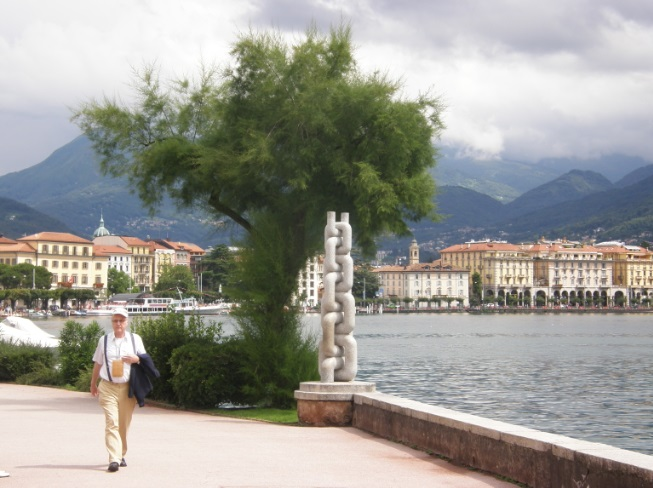
#> input picture chain_small.jpg, 653 x 488 px, found by its file name
$ jupyter execute --allow-errors 'HSE lab (SVD).ipynb'   (shell and % lines are left out)
#> lines starting #> are read from the running program, lines starting #| are printed output that depends on the picture
# Лабораторная работа 3

## Сингулярное разложение и его приложения

Напомним, что сингулярным разложением (SVD, Singular value decomposition) матрицы $A$ размера $m\times n$ называется представление

$$A = U\Sigma V^T,$$

где $U$ — ортогональная матрица размера $m\times m$, $V$ — ортогональная матрица размера $n\times n$, $\Sigma = \mathrm{diag}(\sigma_1,\sigma_2,\sigma_3,\ldots)$ — диагональная матрица размера $m\times n$, в которой $\sigma_1\geqslant\sigma_2\geqslant\ldots\geqslant0$.

На самом деле, требование, чтобы матрицы $U$ и $V$ были квадратными, избыточно. *Усечённым сингулярным разложением* мы будем называть разложение

$$A = U\Sigma V^T,$$

где $U$ — ортогональная матрица размера $m\times k$, $V^T$ — ортогональная матрица размера $k\times n$, $\Sigma$ — диагональная матрица размера $k\times k$, причём $k = \min(m,n)$. Далее мы будем работать исключительно с усечённым разложением.

### Сжатие данных с помощью SVD = построение низкорангового приближения

Введём *норму Фробениуса* матрицы как

$$||A||_{frob} = \sqrt{\mathrm{tr}{A^TA}} = \sqrt{\sum\limits_{i,j}a^2_{i,j}}$$

Иными словами, это обычное евклидово расстояние на пространстве, которое получается, если все матрицы вытянуть в длинные векторы.

Зададимся вопросом: как найти матрицу $A_{r}$ ранга $r$, наименее отличающуюся от $A$ по норме Фробениуса (то есть для которой норма разности $||A - A_{r}||_{frob}$ минимальна). Оказывается, это можно сделать с помощью сингулярного разложения:

**Теорема.** Пусть $\Sigma_{r}$ — это матрица, полученная из $\Sigma$ заменой диагональных элементов $\sigma_{i}$ ($i > r$) нулями, тогда $A_{r} = U\Sigma_{r}V^T$.

Это можно переписать и в более экономичном виде. Если

$$A = \underbrace{
\begin{pmatrix}
u_{11} & \ldots & u_{1k}\\
\vdots & & \vdots\\
u_{m1} & \ldots & u_{mk}
\end{pmatrix}}_{=U}\cdot\underbrace{{
\begin{pmatrix}
\sigma_{1} & &\\
 & \sigma_{2} & \\
 & & \ddots
\end{pmatrix}}
}_{=\Sigma}\cdot \underbrace{
\begin{pmatrix}
v_{11} & \ldots & v_{n1}\\
\vdots & & \vdots\\
v_{1k} & \ldots & v_{nk}
\end{pmatrix}}_{=V^T}$$

то

$$A_{r} = \underbrace{
\begin{pmatrix}
u_{11} & \ldots & u_{1r}\\
\vdots & & \vdots\\
u_{m1} & \ldots & u_{mr}
\end{pmatrix}}_{=U_r}\cdot\underbrace{{
\begin{pmatrix}
\sigma_{1} & &\\
 & \ddots & \\
 & & \sigma_{r}
\end{pmatrix}}
}_{=\Sigma_r}\cdot \underbrace{
\begin{pmatrix}
v_{11} & \ldots & v_{n1}\\
\vdots & & \vdots\\
v_{1r} & \ldots & v_{nr}
\end{pmatrix}}_{=V^T_r}$$

При этом

$$||A - A_{r}||_{frob} = \sqrt{\sum\limits_{i\geqslant r+1} \sigma_{i}^2}$$

Если сингулярные значения матрицы падают достаточно быстро (а в реальных задачах часто бывает именно так), то норма разности будет малой при сравнительно небольшом значении $r$.

На хранение исходной матрицы нам требовалось $m\times n$ памяти. Теперь же, если мы будем хранить отдельно $U_r$, $V_r$ и диагональные элементы $\Sigma_r$, затраты памяти составят $mr + nr + r = r(m + n + 1)$.

**Разложение на компоненты ранга 1**

Обозначим через $u_1,\ldots, u_k$ столбцы матрицы $U$, а через $v_1, \ldots, v_k$ столбцы матрицы $V$. Тогда имеет место равенство

$$A = u_1\sigma_{1}v_1^T + u_2\sigma_{2}v_2^T + u_3\sigma_{3}v_3^T + \ldots$$

Матрицу $u_k\sigma_{k}v_k^T = \sigma_{k}u_kv_k^T$ мы будем называть $k$-й компонентой ранга 1 матрицы $A$. Отметим, что слагаемые в этой сумме ортогональны относительно скалярного произведения $(X, Y) = \mathrm{tr}(X^TY)$ (порождающего норму Фробениуса).

Как нетрудно заметить,

$$A_{r} = \sigma_{1}u_1v_1^T + \sigma_{2}u_2v_2^T + \ldots + \sigma_{r}u_rv_r^T$$

**Технические детали (SVD в Питоне)**

Есть несколько способов сделать в Питоне сингулярное разложение; мы пока предлагаем Вам использовать

`import scipy.linalg as sla`

`U, S, Vt = sla.svd(X, full_matrices=False)`

Для ознакомления с особенностями этой функции рекомендуем обратиться к [документации](https://docs.scipy.org/doc/scipy/reference/generated/scipy.linalg.svd.html) (в частности, обратите внимание на то, какие именно объекты она возвращает).

### Правила оформления графиков

При работе с данными часто неудобно делать какие-то выводы, если смотреть на таблицу и числа в частности, поэтому важно уметь визуализировать данные.

У matplotlib, конечно же, есть [документация](https://matplotlib.org/users/index.html) с большим количеством [примеров](https://matplotlib.org/examples/), но для начала достаточно знать про несколько основных типов графиков:
- plot — обычный поточечный график, которым можно изображать кривые или отдельные точки;
- hist — гистограмма, показывающая распределение некоторой величины;
- scatter — график, показывающий взаимосвязь двух величин;
- bar — столбцовый график, показывающий взаимосвязь количественной величины от категориальной.

Ещё одна билиотека для визуализации: [seaborn](https://jakevdp.github.io/PythonDataScienceHandbook/04.14-visualization-with-seaborn.html). Это настройка над matplotlib, иногда удобнее и красивее делать визуализации через неё.

Не забывайте про базовые принципы построения приличных графиков:
- оси должны быть подписаны, причём не слишком мелко;
- у графика должно быть название;
- если изображено несколько графиков, то необходима поясняющая легенда;
- для точек из разных выборок, необходимо использовать разные цвета;
- все линии на графиках должны быть чётко видны (нет похожих цветов или цветов, сливающихся с фоном);
- размер графика должен быть таким, чтобы по нему несложно было сделать необходимые выводы о данных;
- если отображена величина, имеющая очевидный диапазон значений (например, проценты могут быть от 0 до 100), то желательно масштабировать ось на весь диапазон значений (исключением является случай, когда вам необходимо показать малое отличие, которое незаметно в таких масштабах).

Помните, что проверяющий имеет право снизить оценку за неопрятные графики.

### Оценивание

Обратите внимание, что в каждом разделе есть задания на написания кода и есть вопросы. Вопросы дополняют задачи и направлены на то, чтобы проинтерпретировать или обосновать происходящее. Код без интерпретации не имеет смысла, поэтому отвечать на вопросы обязательно — за отсутствие ответов мы будем снижать баллы за задачи. Если Вы ответите на вопросы, но не напишете корректный код к соответствующим оцениваемым задачам, то в подавляющем большинстве случаев баллы за такое выставлены не будут.

### Формат сдачи
Задания сдаются через систему Anytask. Инвайт можно найти на странице курса. Присылать необходимо ноутбук с выполненным заданием. Сам ноутбук называйте в формате homework-practice-03-linregr-Username.ipynb, где Username — Ваша фамилия.

### Задание 1. Сжатие данных с помощью SVD

Загрузите выложенную на странице курса фотографию.

[cell 1]
import numpy as np
from skimage.io import imread

img = imread(r'chain_small.JPG')
#> img is the input picture: shape (488, 653, 3); mean R, G, B 154.9, 154.4, 147.8
img = img.mean(axis=2) # это матрица из интенсивностей серого цвета; её уже можно подвергать SVD
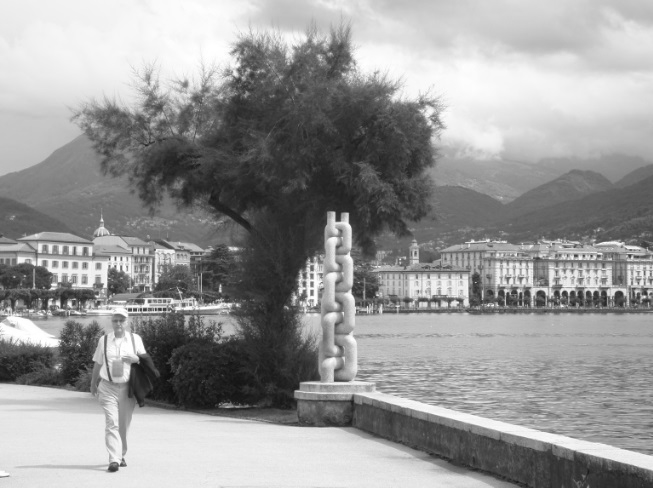
#> img: shape (488, 653) float64; min 15, max 255, mean 152.4

Нарисуйте картинку:

[cell 2]
import matplotlib.pyplot as plt

imgplot = plt.imshow(img, cmap='gray')

Постройте сингулярное разложение этой матрицы.

[cell 3]
from numpy.linalg import svd

U, S, VT = svd(img, full_matrices=False)
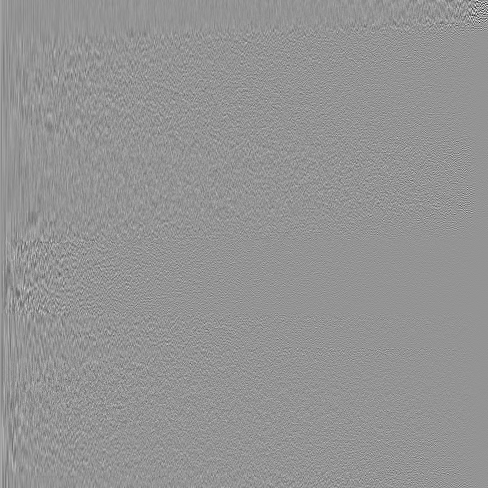
#> U: shape (488, 488) float64; min -0.58, max 0.419, mean 8.37e-05; drawn with min black and max white
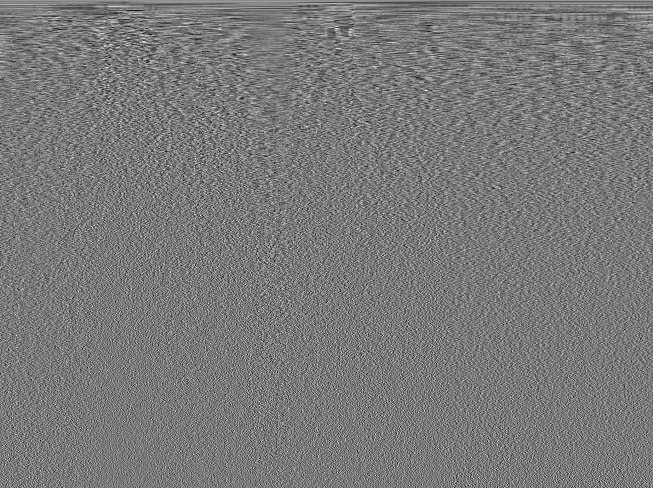
#> VT: shape (488, 653) float64; min -0.196, max 0.214, mean 8.81e-05; drawn with min black and max white
#> S = 488 values, max 89798.6 at index 0, min 2.82 at index 487, mean 568
S.shape

**1. [0.1 балла]** Нарисуйте график диагональных элементов матрицы $\Sigma$:

[cell 4]
#╰( ͡° ͜ʖ ͡° )つ──☆*:・ﾟ
plt.title("Зависимость значения диагонального элемента матрицы Sigma от индекса")
plt.plot(S, np.arange(len(S)))
plt.xlabel("Индекс диагонального элемента")
plt.ylabel("Значение диагонального элемента")
plt.show()
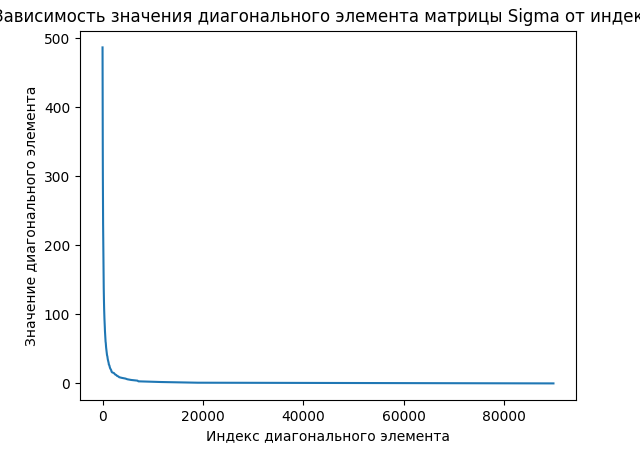
#> figure drawn by matplotlib, 1 panel

**2. [0.1 балла]** Визуализуйте первую компоненту ранга 1. Ожидали ли Вы увидеть именно это? Поясните.

[cell 5]
def approximation(matrix, rank):
    U, S, VT = svd(matrix, full_matrices=False)
    if rank >= S.shape[0]:
        return matrix
    U = U[:, :rank]
    VT = VT[:rank, :]
    S = np.diag(S[:rank])
    return U @ S @ VT

[cell 6]
#╰( ͡° ͜ʖ ͡° )つ──☆*:・ﾟ
plt.imshow(approximation(img, 1), cmap='gray');
#> in approximation, `U = U[:, :rank]`: U = 488 values, max 0.063 at index 32, min 0.0258 at index 205, mean 0.0439
#> in approximation, `S = np.diag(S[:rank])`: S = [89798.6]
#> in approximation, `return U @ S @ VT`:
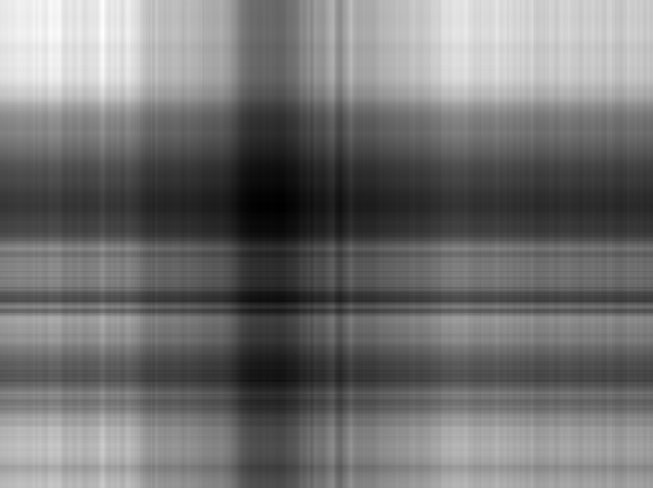
#> returned value: shape (488, 653) float64; min 58.42, max 267.9, mean 152.7; drawn with min black and max white

**3. [0.5 балла]** Визуализуйте суммы компонент ранга 1 с первой по двадцатую, с первой по пятидесятую, с двадцатой по сотую, с двадцатой по последнюю. Сделайте выводы.

[cell 7]
def stupid_approximation(matrix, from_rank, to_rank):
    U, S, VT = svd(matrix, full_matrices=False)
    U = U[:, from_rank:to_rank]
    VT = VT[from_rank:to_rank, :]
    S = np.diag(S[from_rank:to_rank])
    return U @ S @ VT

[cell 8]
#╰( ͡° ͜ʖ ͡° )つ──☆*:・ﾟ
plt.title("Визуализация суммы компонент ранга 1 с 1-й по 20-ю")
plt.imshow(approximation(img, 20 + 1), cmap='gray');
#> call 2 of approximation, with rank = 21
#> in approximation (call 2), `U, S, VT = svd(matrix, full_matrices=False)`: S = 488 values, max 89798.6 at index 0, min 2.82 at index 487, mean 568
#> in approximation (call 2), `S = np.diag(S[:rank])`:
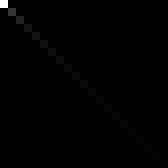
#> S: shape (21, 21) float64 (shown 8 times larger); min 0, max 89798.6, mean 412; drawn with min black and max white

[cell 9]
plt.title("Визуализация суммы компонент ранга 1 с 1-й по 50-ю")
plt.imshow(approximation(img, 50 + 1), cmap='gray');
#> call 3 of approximation, with rank = 51
#> in approximation (call 3), `return U @ S @ VT`:
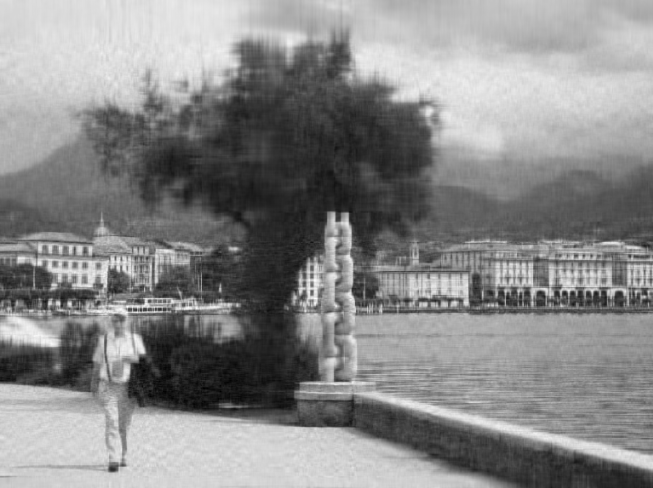
#> returned value: shape (488, 653) float64; min 5.3, max 279.5, mean 152.4; drawn with min black and max white

[cell 10]
plt.title("Визуализация суммы компонент ранга c 20-й по последнюю")
plt.imshow(stupid_approximation(img, 20 - 1, -1), cmap='gray');
#> in stupid_approximation, `U = U[:, from_rank:to_rank]`:
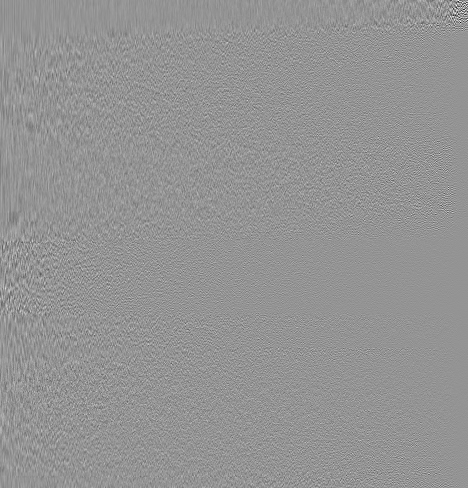
#> U: shape (488, 468) float64; min -0.58, max 0.419, mean -3.58e-06; drawn with min black and max white
#> in stupid_approximation, `VT = VT[from_rank:to_rank, :]`:
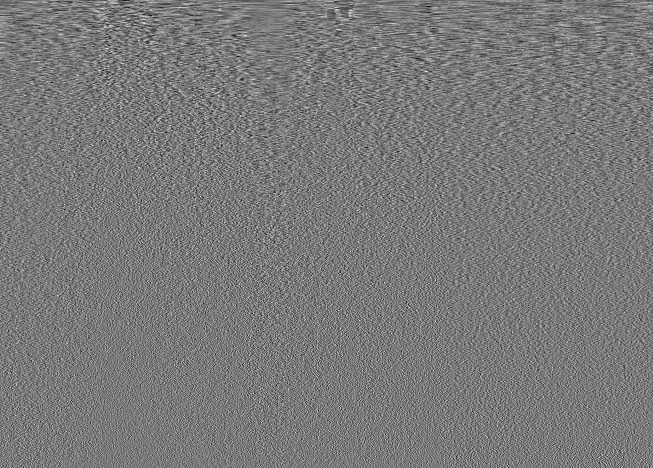
#> VT: shape (468, 653) float64; min -0.196, max 0.214, mean -1.02e-06; drawn with min black and max white
#> in stupid_approximation, `return U @ S @ VT`:
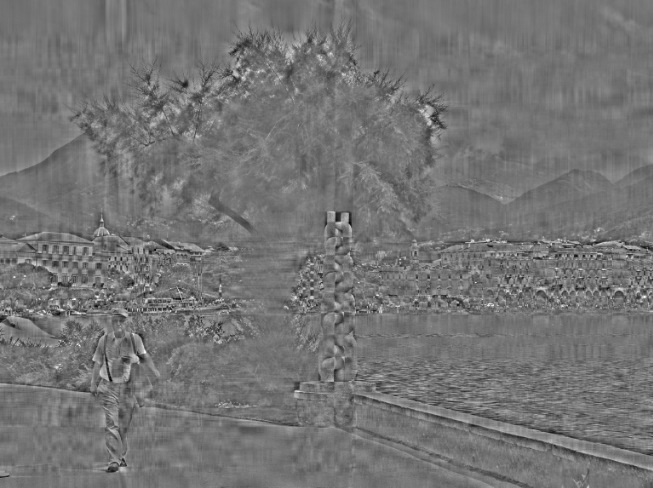
#> returned value: shape (488, 653) float64; min -102.3, max 121.2, mean 0; drawn with min black and max white

**4. [0.35 балла]** Как Вам кажется, какие компоненты нужно взять для достаточно хорошего восстановления исходного изображения? Аргументируйте свой ответ. Не забудьте визуализировать сумму выбранных компонент.

#### Лучше всего брать префикс (то есть первые сколько-то компонентов) суммы матриц ранга один.
Это связано с тем, что норма фрабениуса для расстояния между матрицами существенно отражает, насколько похожи картинки на глаз,
а по теореме о низкоранговом приближении, брать нужно $r$ слагаемых ранга 1, чтобы получить наиболее близкое изображение ранга $r$.
При этом чем больше ранг, тем меньше $||A - A_{r}||_{frob}$

Из наших вариантов, очевидно, лучше всего подходит картинка с суммой первых 50-и слагаемых ранга 1.

*Комментарий: для получения полного балла за это задания постарайтесь привести более убедительный аргумент, нежели Ваши субъективные впечатления от сравнения полученного изображения с исходным.*

[cell 11]
#╰( ͡° ͜ʖ ͡° )つ──☆*:・ﾟ
plt.imshow(approximation(img, 50 + 1), cmap='gray');
#> (the rest of the program and of its run is left out)
